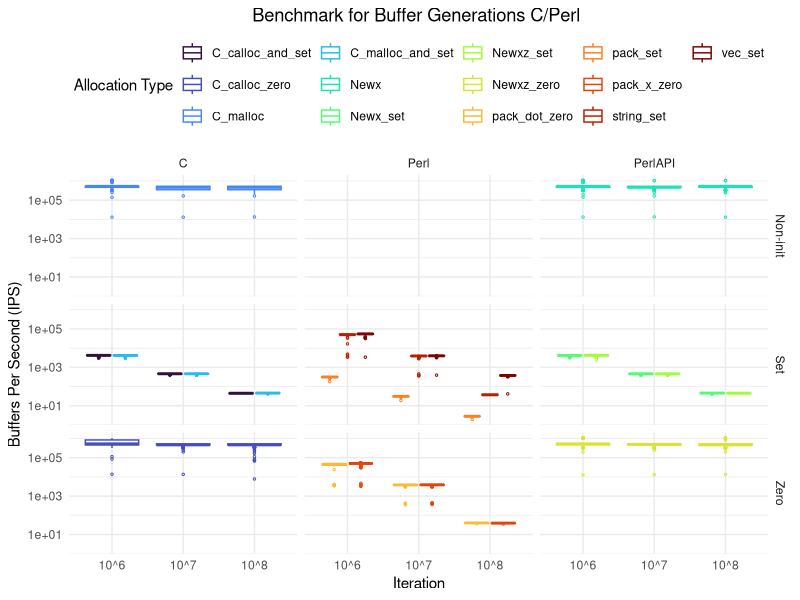

Reproduce this figure in R.
library(data.table)
library(knitr)
library(ggplot2)
library(viridisLite)
# Load the data from C and Perl and Cbind them
data <- rbindlist(list(
  fread("Perl_alloc_results_avx2.csv")
))
data[, IPS := 1 / Time]

## convert Iteration to a factor in log10 scale
data[, Length := as.factor(paste("10^",log10(Length),sep=""))]

## after loading data, create a new column that has the value "Set" if the
## Operation contains the word "set", "Zero" if it contains the word "zero"
## and "Non-init" otherwise
data[, Init := ifelse(grepl("set", Operation),
                           "Set",
                           ifelse(grepl("zero", Operation), "Zero", "Non-init"))]

num_of_colors = nlevels(factor(data$Operation))
ggplot(data[], aes(x = Length, y = IPS, color = Operation)) +
  geom_boxplot(outlier.shape = 1,outlier.size = 0.5)+
  scale_y_log10() +
  theme_minimal() +
  theme(legend.position = "top") +
  labs(x = "Iteration", y = "Buffers Per Second (IPS)", color = "Allocation Type") +
  ggtitle("Benchmark for Buffer Generations C/Perl ") +
  facet_grid(Init~Language)+
  scale_color_discrete(type=viridis(num_of_colors,option="H"))+
  theme(plot.title = element_text(hjust = 0.5))






## print statistics by operation 
stats <- data[, .(
  mean = mean(IPS),
  sd = sd(IPS),
  median = median(IPS),
  IQR = IQR(IPS),
  min = min(IPS),
  max = max(IPS)
), by = .(Operation,Length,Language)]
kable(stats[order(Length,-mean,Language)], format = "markdown",digits=2)
